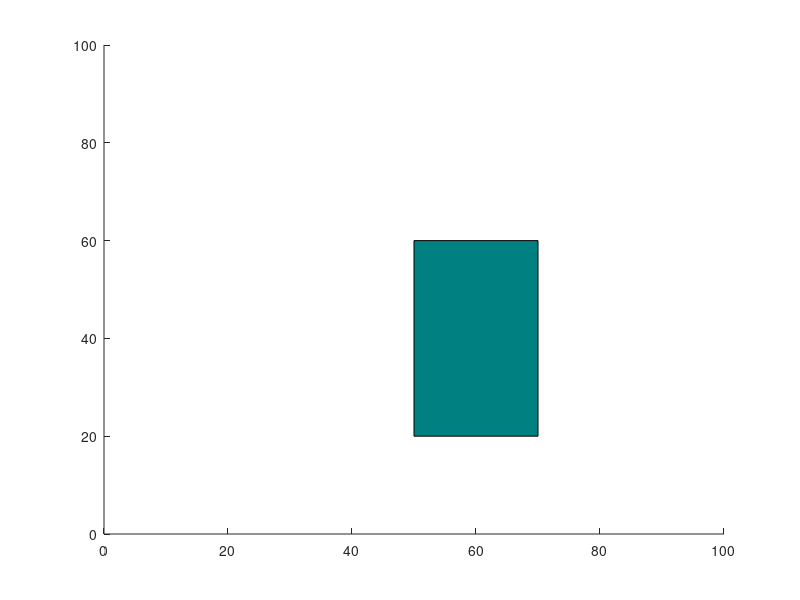

Write the MATLAB code that produced this figure. (Note: this script raises an error after producing the figure.)
% nodes:    Contains list of all explored nodes. Each node contains its
%           coordinates, cost to reach and its parent.
% 
% Brief description of first use of RRT* algorithm: 
% 1. Pick a random node q_rand.
% 2. Find the closest node q_near from explored nodes to branch out from, towards
%    q_rand.
% 3. Steer from q_near towards q_rand: interpolate if node is too far away, reach
%    q_new. Check that obstacle is not hit.
% 4. Update cost of reaching q_new from q_near, treat it as Cmin. For now,
%    q_near acts as the parent node of q_new.
% 5. From the list of 'visited' nodes, check for nearest neighbors with a 
%    given radius, insert in a list q_nearest.
% 6. In all members of q_nearest, check if q_new can be reached from a
%    different parent node with cost lower than Cmin, and without colliding
%    with the obstacle. Select the node that results in the least cost and 
%    update the parent of q_new.
% 7. Add q_new to node list.
% 8. Continue until maximum number of nodes is reached or goal is hit.

clearvars
close all

%Creating graph and obstacle 
x_max = 100;
y_max = 100;
obstacle = [50,20,20,40];
EPS = 2;
numNodes = 1000;        

%Arbitrarly choosing start and goal nodes 
q_start.coord = [0 0];
q_start.cost = 0;
q_start.parent = 0;
q_goal.coord = [99 99];
q_goal.cost = 0;

%Creating figure for visualization 
figure(1)
axis([0 x_max 0 y_max])
rectangle('Position',obstacle,'FaceColor',[0 .5 .5])
hold on

%Call to RRT Function 
% Define state space and validator for your RRT planner
bounds = [0, x_max; 0, y_max; -pi, pi]; %% orientation 360 degrees 
stateSpace = stateSpaceSE2(bounds);   %% within bounds and does not collide, need 
stateVal = validatorOccupancyMap(stateSpace);

% Create the RRT planner
planner = plannerRRT(stateSpace, stateVal,'MaxConnectionDistance', EPS, 'MaxNumTreeNodes', numNodes);

start = [q_start.coord(1), q_start.coord(2)]; 
goal = [q_goal.coord(1), q_goal.coord(2)]; 

[path, solutionInfo] = plan(planner, start, goal);

 
%%  
%Creating new obstacle 
bounding_box = [10,20,10,10];
rectangle('Position',bounding_box,'FaceColor',[0 .5 .5] )

%creating final_path to add all final points to this array
pathT = {}; 
final_path = {};
pathT{end+1} = q_start.coord;
pathT = flip(pathT);

%Creating new graph and determining total number of nodes  
x_max1 = 90;
y_max1 = 90;
rand_max_x = 50;
rand_max_y = 50;
EPS1 = 1;
Area = x_max1*y_max1;
radii = 50; %radius of new area around bounding box
radius = 3.14*(radii^2); %area around bounding box
bb_area = bounding_box(3)*bounding_box(4); %area of bounding_box
A = radius-bb_area; %total area around bounding_box, subtracting area of bounding_box itself
original_density = EPS/(x_max*y_max); %density of nodes in original graph with just obstacle
numNodes1 = A*original_density; %number of Nodes for area around bounding_box

%Trying to do vectorization below
%prevPoints = [{pathT{end}}, pathT(1:end-1)];
%currentPoints = pathT;

%collide = cell(1, length(pathT));
%collide(2:n) = arrayfun(@(i) noCollision(currentPoints{i}, prevPoints{i}, bounding_box), 2:length(pathT), 'UniformOutput',false);

% collide = arrayfun(@noCollision,pathT);

collide  = {};
for i = 1:1:length(pathT)-1
  collide{end+1} = noCollision(pathT{i+1},pathT{i},bounding_box);
end

for i = 1:1:(length(collide)-1)
    if collide{i} == 0
       q_start1.coord = pathT{i-1};
       q_start1.cost = 0;
       q_start1.parent = 0;
       for j = i:1:length(collide)
           if collide{j} == 1
               q_goal1.coord = pathT{j};
               q_goal1.cost = 0;
               break
           end
       end
    else
        final_path{end+1} = pathT{i};
    end

end


for i = 1:1:length(collide) -1 
    if collide{i} == 0
        nodes(2) = q_start1;
        figure(1)
        axis([0 x_max 0 y_max])
        rectangle('Position',bounding_box,'FaceColor',[0 .5 .5] )
        rectangle('Position',obstacle,'FaceColor', [0 .5 .5])
        hold on 
        
        for i = 1:1:numNodes1
          q_rand1 = [floor(rand(1)*rand_max_x) floor(rand(1)*rand_max_y)];
          plot(q_rand1(1), q_rand1(2), 'x', 'Color',  [0 0.4470 0.7410])
            
          % Break if goal node is already reached
          for j = 1:1:length(nodes)
             if nodes(j).coord == q_goal1.coord
                  break
             end 
          end
                 
                
          ndist = [];
          for j = 1:1:length(nodes)
             n = nodes(j);
             tmp = dist(n.coord, q_rand1);
             ndist = [ndist tmp];
          end
          [val, idx] = min(ndist);
          q_near1 = nodes(idx);
        
         
        
           q_new1.coord = steer(q_rand1, q_near1.coord, val, EPS1);        
           if noCollision(q_rand1, q_near1.coord, bounding_box)
              if noCollision(q_rand1,q_near1.coord,obstacle)
                line([q_near1.coord(1), q_new1.coord(1)], [q_near1.coord(2), q_new1.coord(2)], 'Color', 'k', 'LineWidth', 2);
                drawnow
                hold on
                q_new1.cost = dist(q_new1.coord, q_near1.coord) + q_near1.cost;
                % Within a radius of r, find all existing nodes
                q_nearest1 = [];
                r = 2;
                neighbor_count1 = 1;
                for j = 1:1:length(nodes)
                    if (noCollision(nodes(j).coord, q_new1.coord, bounding_box) == 1) && (noCollision(nodes(j).coord,q_new1.coord, obstacle)== 1) && (dist(nodes(j).coord, q_new1.coord) <= r)
                        q_nearest1(neighbor_count1).coord = nodes(j).coord;
                        q_nearest1(neighbor_count1).cost = nodes(j).cost;
                        neighbor_count1 = neighbor_count1+1;
                     end
                 end
        
                 q_min1 = q_near1;
                 C_min1 = q_new1.cost;
        
                 for k = 1:1:length(q_nearest1)
                     if noCollision(q_nearest1(k).coord, q_new1.coord, bounding_box) && noCollision(q_nearest1(k).coord, q_new1.coord, obstacle) && (q_nearest1(k).cost + dist(q_nearest1(k).coord, q_new1.coord) < C_min1)
                          q_min1 = q_nearest1(k);
                          C_min1 = q_nearest1(k).cost + dist(q_nearest1(k).coord, q_new1.coord);
                          line([q_min1.coord(1), q_new1.coord(1)], [q_min1.coord(2), q_new1.coord(2)], 'Color', 'g');                
                          hold on
                     end
                 end
        
                 for j = 1:1:length(nodes)
                     if nodes(j).coord == q_min1.coord
                        q_new1.parent = j;
                     end
                  end
        
                  nodes = [nodes q_new1];
              end
           end
        end 
                
        
            D = [];
            for j = 1:1:length(nodes)
                tmpdist = dist(nodes(j).coord, q_goal1.coord);
                D = [D tmpdist];
            end
            
            [val, idx] = min(D);
            q_final = nodes(idx);
            q_goal1.parent = idx;
            q_end1 = q_goal1;
            nodes = [nodes q_goal1];
            while q_end1.parent ~= 0
               start = q_end1.parent;
               line([q_end1.coord(1), nodes(start).coord(1)], [q_end1.coord(2), nodes(start).coord(2)], 'Color', 'b', 'LineWidth', 2)
               pathpoint1 = [q_end1.coord(1), q_end1.coord(2)];
               final_path{end+1} = pathpoint1;
               hold on
               q_end1 = nodes(start);
            end

    end
end
         
disp(final_path);
